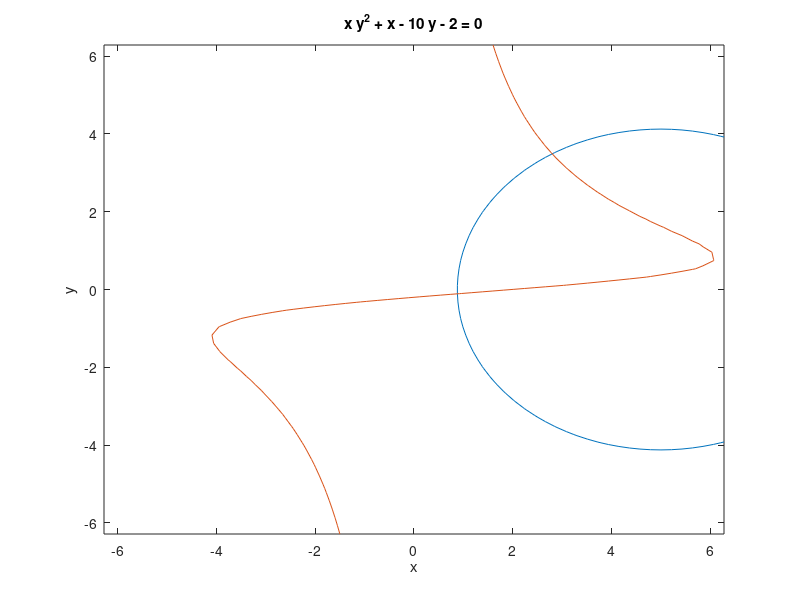

This figure's MATLAB source: (Note: this script raises an error after producing the figure.)
% Ejercicio 1
clc
clear all
clf

addpath('../Nolineal')



f=@ (x,y) x.^2- 10 *x + y.^2 +8;
g=@ (x,y) x.*y.^2 +x- 10*y -2;
ezplot(f)
hold on
ezplot(g)

% punto fijo

G=@(X) [0.1*(X(1).^2+X(2).^2+8);0.1*(X(1)*X(2)^2+X(1)-2)];

global precision;
precision=5E-10;
nmaxit=200;

X0=[0,0];

[ptofijo,npasosPF]=puntofijo(G,X0,nmaxit)

plot(ptofijo(1),ptofijo(2),'b*') 

X1=[3,3]

[ptofijo2,npasosPF2]=puntofijo(G,X1,nmaxit)
%nos da el mismo punto fijo atractor

function V=GS(X)
  V(1)= 0.1*(X(1).^2+X(2).^2+8);
  V(2)= 0.1*(V(1)*X(2)^2+V(1)-2);
end

[ptofijoGS,npasosPFGS]=puntofijo(@GS,X0,nmaxit)
%Gauss-Seidel no parece mejorar la convergencia con precision=5e-6
display('PUNTO FIJO ACELERACION DE AITKEN')
[X,npasos] = puntofijoAitkenVV (G, X0,nmaxit)


%% Newton o Boyren para buscar la otra solución del sistema que está cerca de (3,3)

X1=[3;3]

F=@ (X) [X(1).^2- 10*X(1) + X(2).^2+8; X(1).*X(2)^2+X(1)- 10*X(2)-2];

global paso=0.01;
dF=@ (X) difAproximada(F,X);


[X_1,FX_1,pasos_1]=newtonV(F,dF,X1,nmaxit)
plot(X_1(1),X_1(2),'b*') 






hold off

rmpath('../Nolineal')
